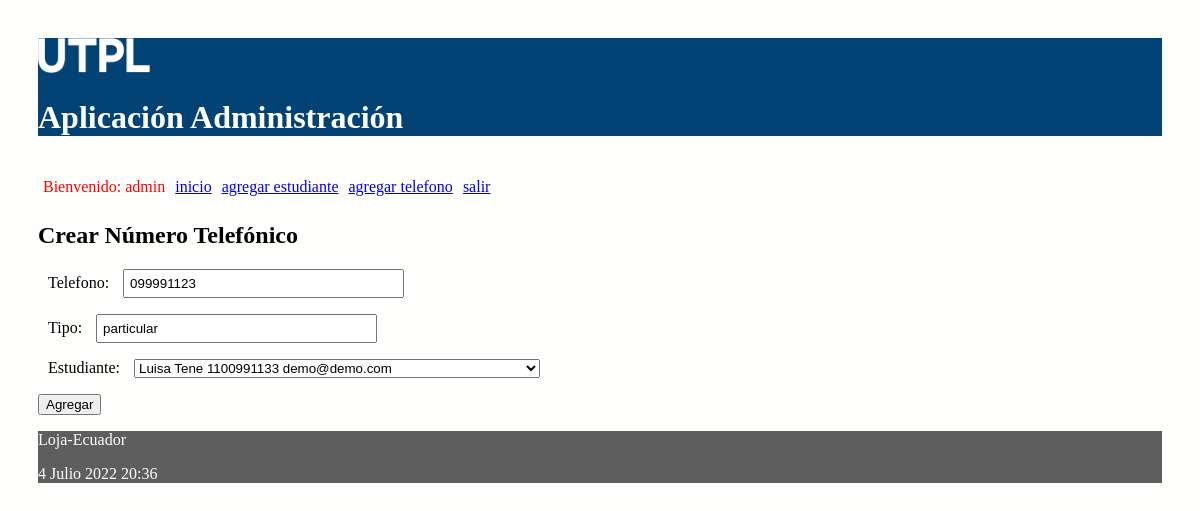
The app's page /editar/numero/telefonico/8 (signed in) with its own data.
### administrativo/models.py (models this page shows, shortened)
class NumeroTelefonico(models.Model):
    telefono = models.CharField(max_length=100)
    tipo = models.CharField(max_length=100)
    estudiante = models.ForeignKey(Estudiante, on_delete=models.CASCADE,
            related_name="numeros_telefonicos")

### administrativo/views.py (the view)
# urls.py: path('editar/numero/telefonico/<int:id>', views.editar_numero_telefonico,
@login_required(login_url='/entrando/login/')
@permission_required('administrativo.change_numero', login_url="/entrando/login/")
def editar_numero_telefonico(request, id):
    telefono = NumeroTelefonico.objects.get(pk=id)
    if request.method=='POST':
        formulario = NumeroTelefonicoForm(request.POST, instance=telefono)
        print(formulario.errors)
        if formulario.is_valid():
            formulario.save()
            return redirect(index)
    else:
        formulario = NumeroTelefonicoForm(instance=telefono)
    diccionario = {'formulario': formulario}
    return render(request, 'crearNumeroTelefonico.html', diccionario)

### administrativo/forms.py
class NumeroTelefonicoForm(ModelForm):
    class Meta:
        model = NumeroTelefonico
        fields = ['telefono', 'tipo', 'estudiante']

### administrativo/models.py (called while the page is built)
    def __str__(self):
        return "%s %s %s %s" % (self.nombre,
                self.apellido,
                self.cedula,
                self.correo)

### administrativo/templates/crearNumeroTelefonico.html (shortened to what this page needs)
{% extends "master.html" %}
{% block content %}
<h2>Crear Número Telefónico</h3>
<form action="" method="post">
  {{formulario.as_p}}
  <p><input type='submit' value='Agregar'/></p>
</form>
{% endblock %}

### administrativo/templates/master.html (shortened to what this page needs)
<!DOCTYPE html>
<html>
  <head>
    {% load static %}
    <link rel="stylesheet" type="text/css" href="{% static 'css/estilos.css' %}">
    <link rel="stylesheet" type="text/css" href="https://cdn.datatables.net/1.10.25/css/jquery.dataTables.min.css">
  </head>
  <body>
  <header>
    <img src="{% static 'images/logo.png' %}" height="10%" width="10%" alt="My image">
    <h1>Aplicación Administración </h1>
    <nav class="top_menu">
      <ul>
        {% if user.is_authenticated %}
          <li> <span class="nombre_usuario"> Bienvenido: {{user.username}} </span></li>
        {% endif %}
        <li><a href="{% url 'index' %}">inicio</a></li>
        <li><a href="{% url 'crear_estudiante' %}">agregar estudiante</a></li>
        <li><a href="{% url 'crear_numero_telefonico' %}">agregar telefono</a></li>
        {% if user.is_authenticated %}
          <li><a href="{% url 'logout_view' %}">salir</a></li>
        {% else %}
          <li><a href="{% url 'login' %}">ingresar</a></li>
        {% endif %}
      </ul>
    </nav>
  </header>
  <section>
      {% block content %}
      {% endblock %}
  </section>
    <footer>
      <p>Loja-Ecuador</p>
      <p>{% now "j F Y H:i" %}</p>
    </footer>
  </body>
</html>

### administrativo/static/css/estilos.css (style rules this page uses)
body { background: #FEFEFD; padding: 30px; }
header { background: #034275; color: #FFF; }
section { width: 100%; }
input[type=text], input[type=number] { width: 25%; padding: 5px 5px; box-sizing: border-box; }
label { padding: 12px 10px; }
.nombre_usuario { color: red; }
.top_menu ul { list-style:none; float:left; padding: 5px; width:95%; }
.top_menu ul li { float:left; margin-right:10px; margin-bottom:5px; text: #FFF; }
footer { background: #5E5E5E; color: #FFF; }

### records on screen
NumeroTelefonico: telefono "099991123", tipo "particular", estudiante "Luisa Tene 1100991133 demo@demo.com"

### other values on screen
{{ user.username }} "admin"
